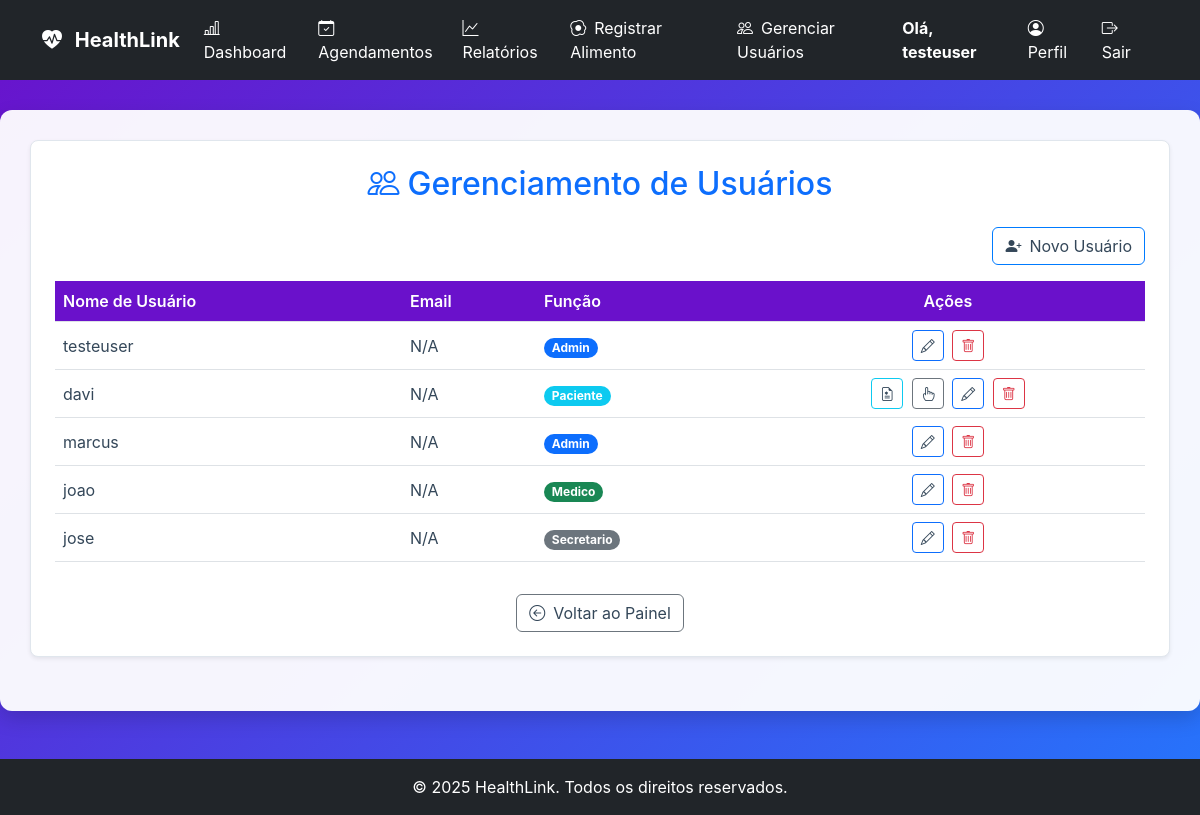
Page /gerenciar_usuarios (signed in) on the earlier database version.
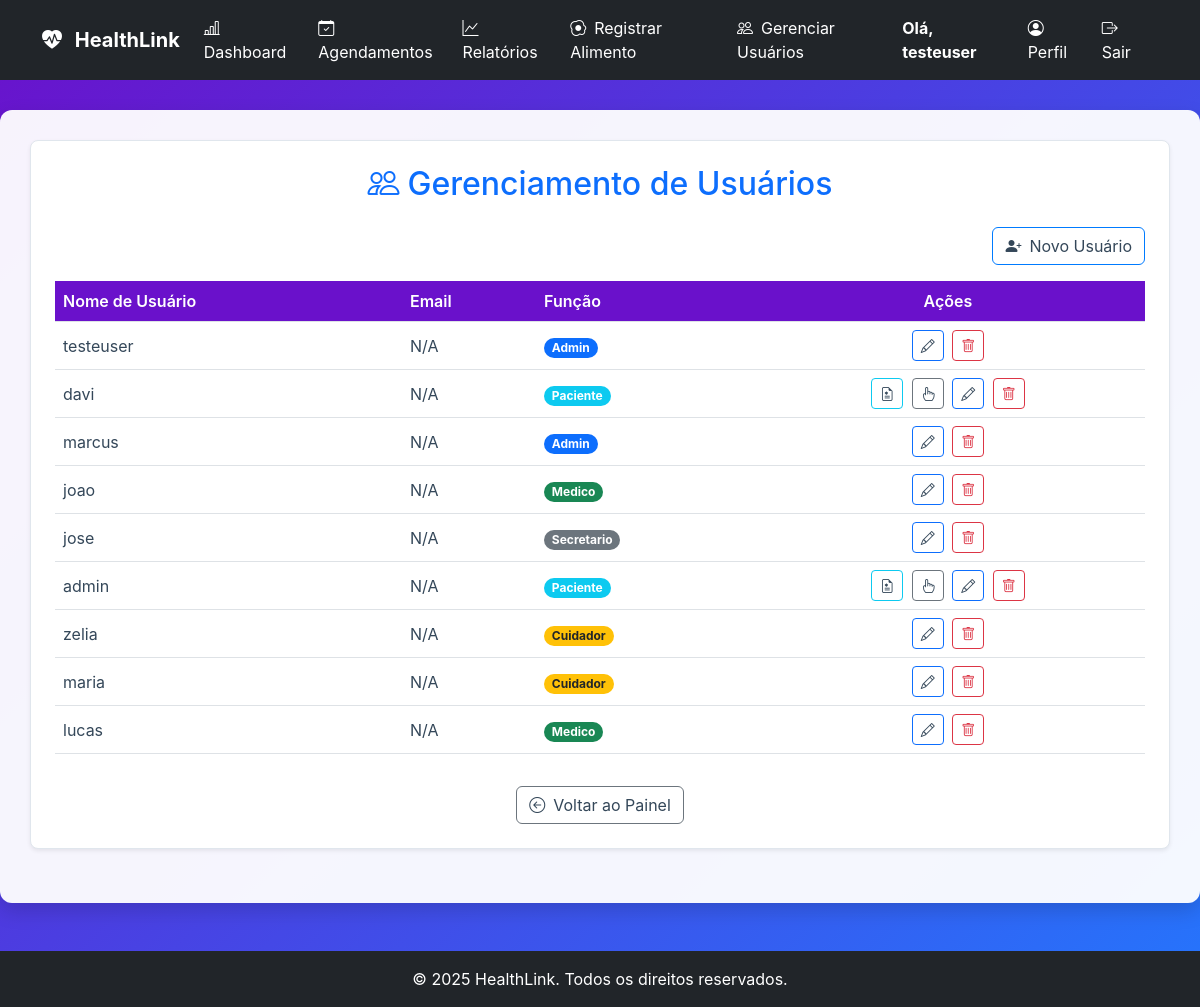
Same page on the later database version.
### tables this page shows
CREATE TABLE users (
                    id INTEGER PRIMARY KEY,
                    username TEXT UNIQUE NOT NULL,
                    password_hash TEXT NOT NULL,
                    role TEXT NOT NULL DEFAULT 'paciente',
                    email TEXT,
                    nome TEXT,
                    razao_ic REAL,
                    fator_sensibilidade REAL,
                    data_nascimento TEXT,
                    sexo TEXT
                , nome_completo TEXT, telefone TEXT, medico_id INTEGER, meta_glicemia INTEGER, documento TEXT, crm TEXT, especialidade TEXT, cns TEXT);

### app.py (the view)
@app.route('/gerenciar_usuarios')
@login_required
def gerenciar_usuarios():
    if not (current_user.is_admin or current_user.role == 'secretario'):
        flash('Acesso não autorizado.', 'danger')
        return redirect(url_for('dashboard'))
    usuarios = db_manager.carregar_todos_os_usuarios()
    return render_template('gerenciar_usuarios.html', usuarios=usuarios)

### app.py (called while the page is built)
@app.context_processor
def inject_now():
    return {'now': datetime.now}

### database_manager.py (called while the page is built)
    def get_db_connection(self):
        conn = sqlite3.connect(self.db_path)
        conn.execute("PRAGMA foreign_keys = ON;")
        conn.row_factory = sqlite3.Row
        return conn

    def carregar_usuario_por_id(self, user_id):
        conn = self.get_db_connection()
        user_data = conn.execute(
            "SELECT id, username, role, email, nome_completo, razao_ic, fator_sensibilidade, data_nascimento, sexo, telefone, medico_id FROM users WHERE id = ?",
            (user_id,)
        ).fetchone()
        conn.close()
        return dict(user_data) if user_data else None

    def carregar_todos_os_usuarios(self, perfil=None):
        conn = self.get_db_connection()
        cursor = conn.cursor()
        query = "SELECT id, username, role FROM users"
        params = ()
        if perfil:
            query += " WHERE role = ?" # Corrigi para 'role' ao invés de 'perfil'
            params = (perfil,)
        cursor.execute(query, params)
        usuarios = cursor.fetchall()
        conn.close()
        return [{'id': row['id'], 'username': row['username'], 'role': row['role']} for row in usuarios]

### models.py (called while the page is built)
    @property
    def is_admin(self):
        return self.role == 'admin'

    @property
    def is_paciente(self):
        return self.role == 'paciente' or self.role == 'user'

### templates/gerenciar_usuarios.html (shortened to what this page needs)
{% extends 'base.html' %}
{% block content %}
<div class="card p-4 shadow-sm mb-4">
    <h2 class="mb-4 text-center text-primary">
        <i class="bi bi-people me-2"></i>Gerenciamento de Usuários
    </h2>
    <div class="d-flex justify-content-end mb-3">
        <a href="{{ url_for('cadastro') }}" class="btn btn-primary">
            <i class="bi bi-person-plus-fill me-2"></i>Novo Usuário
        </a>
    </div>
    <div class="table-responsive">
        <table class="table table-hover align-middle">
            <thead>
                <tr>
                    <th>Nome de Usuário</th>
                    <th>Email</th>
                    <th>Função</th>
                    <th class="text-center">Ações</th>
                </tr>
            </thead>
            <tbody>
                {% for usuario in usuarios %}
                <tr>
                    <td>{{ usuario['username'] }}</td>
                    <td>{{ usuario.get('email', 'N/A') }}</td>
                    <td>
                        {% set role = usuario.get('role', 'padrão') %}
                        <span class="badge rounded-pill bg-{{
                            'success' if role == 'medico' else
                            'primary' if role == 'admin' else
                            'info' if role == 'paciente' or role == 'user' else
                            'warning text-dark' if role == 'cuidador' else
                            'secondary'
                        }}">
                            {{ role|capitalize }}
                        </span>
                    </td>
                    <td class="text-center actions-column">
                        {% if usuario.get('role') == 'user' or usuario.get('role') == 'paciente' %}
                        <a href="{{ url_for('ficha_acompanhamento', paciente_id=usuario['id']) }}"
                            class="btn btn-sm btn-outline-info me-1" title="Ficha Clínica">
                            <i class="bi bi-file-earmark-medical"></i>
                        </a>
                        <a href="{{ url_for('vincular_cuidador', username=usuario['username']) }}"
                            class="btn btn-sm btn-outline-secondary me-1" title="Vincular Cuidador">
                            <i class="bi bi-hand-index"></i>
                        </a>
                        {% endif %}
                        <a href="{{ url_for('editar_usuario', username=usuario['username']) }}"
                            class="btn btn-sm btn-outline-primary me-1" title="Editar Usuário">
                            <i class="bi bi-pencil"></i>
                        </a>
                        <form method="POST" action="{{ url_for('excluir_usuario', username=usuario['username']) }}"
                            style="display:inline;">
                            <button type="submit" class="btn btn-sm btn-outline-danger" title="Excluir Usuário"
                                onclick="return confirm('Tem certeza que deseja excluir o usuário {{ usuario.username }}?');">
                                <i class="bi bi-trash"></i>
                            </button>
                        </form>
                    </td>
                </tr>
                {% else %}
                <tr>
                    <td colspan="4" class="text-center py-4">Nenhum usuário cadastrado.</td>
                </tr>
                {% endfor %}
            </tbody>
        </table>
    </div>
    <div class="text-center">
        <a href="{{ url_for('dashboard_gestao') }}" class="btn btn-secondary mt-3">
            <i class="bi bi-arrow-left-circle me-2"></i>Voltar ao Painel
        </a>
    </div>
</div>
{% endblock %}

### templates/base.html (shortened to what this page needs)
<!DOCTYPE html>
<html lang="pt-br">
<head>
    <link href="https://cdn.jsdelivr.net/npm/bootstrap@5.3.0/dist/css/bootstrap.min.css" rel="stylesheet">
    <link href="https://cdn.jsdelivr.net/npm/bootstrap-icons/font/bootstrap-icons.css" rel="stylesheet">
    <link rel="stylesheet" href="https://cdnjs.cloudflare.com/ajax/libs/font-awesome/6.0.0-beta3/css/all.min.css">
    <link rel="stylesheet" href="{{ url_for('static', filename='css/style.css') }}">
</head>
<body>
    <nav class="navbar navbar-expand-lg navbar-dark bg-dark">
        <div class="container">
            <a class="navbar-brand fw-bold" href="{{ url_for('index') }}">
                <i class="bi bi-heart-pulse-fill me-2"></i> HealthLink
            </a>
            <div class="collapse navbar-collapse" id="navbarNav">
                <ul class="navbar-nav me-auto">
                    {% if current_user.is_authenticated %}
                    <li class="nav-item">
                        <a class="nav-link" href="{{ url_for('dashboard') }}">
                            <i class="bi bi-bar-chart-line me-2"></i>Dashboard
                        </a>
                    </li>
                    {% if current_user.is_paciente %}
                    <li class="nav-item">
                        <a class="nav-link" href="{{ url_for('registros') }}">
                            <i class="bi bi-journal-text me-2"></i>Meus Registros
                        </a>
                    </li>
                    <li class="nav-item">
                        <a class="nav-link" href="{{ url_for('relatorios.relatorios_page') }}">
                            <i class="bi bi-graph-up me-2"></i>Relatórios
                        </a>
                    </li>
                    <li class="nav-item">
                        <a class="nav-link" href="{{ url_for('registrar_glicemia') }}">
                            <i class="bi bi-droplet-fill me-2"></i>Registrar Glicemia
                        </a>
                    </li>
                    <li class="nav-item">
                        <a class="nav-link" href="{{ url_for('registrar_refeicao') }}">
                            <i class="bi bi-utensils me-2"></i>Registrar Refeição
                        </a>
                    </li>
                    <li class="nav-item">
                        <a class="nav-link" href="{{ url_for('minhas_consultas') }}">
                            <i class="bi bi-calendar-event me-2"></i>Minhas Consultas
                        </a>
                    </li>
                    {% elif current_user.role in ['medico', 'secretario', 'admin'] %}
                    <li class="nav-item">
                        <a class="nav-link" href="{{ url_for('gerenciar_agendamentos') }}">
                            <i class="bi bi-calendar-check me-2"></i>Agendamentos
                        </a>
                    </li>
                    <li class="nav-item">
                        <a class="nav-link" href="{{ url_for('relatorios.relatorios_page') }}">
                            <i class="bi bi-graph-up me-2"></i>Relatórios
                        </a>
                    </li>
                    {% if current_user.role in ['secretario', 'admin'] %}
                    <li class="nav-item">
                        <a class="nav-link" href="{{ url_for('registrar_alimento_redirect') }}">
                            <i class="bi bi-egg-fried me-2"></i>Registrar Alimento
                        </a>
                    </li>
                    <li class="nav-item">
                        <a class="nav-link" href="{{ url_for('gerenciar_usuarios') }}">
                            <i class="bi bi-people me-2"></i>Gerenciar Usuários
                        </a>
                    </li>
                    {% endif %}
                    {% endif %}
                    {% endif %}
                </ul>
                <ul class="navbar-nav">
                    {% if current_user.is_authenticated %}
                    <li class="nav-item me-3 d-flex align-items-center">
                        <span class="navbar-text text-white fw-bold">
                            Olá, {{ current_user.username or current_user.nome_completo }}
                        </span>
                    </li>
                    <li class="nav-item">
                        <a class="nav-link" href="{{ url_for('perfil_paciente', paciente_id=current_user.id) }}">
                            <i class="bi bi-person-circle me-2"></i>Perfil
                        </a>
                    </li>
                    <li class="nav-item">
                        <a class="nav-link text-danger" href="{{ url_for('logout') }}">
                            <i class="bi bi-box-arrow-right me-2"></i>Sair
                        </a>
                    </li>
                    {% endif %}
                </ul>
            </div>
        </div>
    </nav>
    <main id="main-content">
        <div class="container">
            {% block content %}
            {% endblock %}
        </div>
    </main>
    <footer class="text-white text-center py-3 mt-5 bg-dark">
        &copy; {{ now().year }} HealthLink. Todos os direitos reservados.
    </footer>
</body>
</html>

### static/css/style.css (style rules this page uses)
:root { --primary-color: #007bff; --accent-color: #6a11cb; --text-dark: #344759; --text-light: white; --gradient-bg: linear-gradient(135deg, #6a11cb 0%, #2575fc 100%); --success-color: #28a745; --danger-color: #dc3545; --info-color: #17a2b8; --shadow-sm: 0 2px 4px rgba(0, 0, 0, 0.1); --shadow-lg: 0 8px 20px rgba(0, 0, 0, 0.15); }
body, html { margin: 0; padding: 0; height: 100%; font-family: -apple-system, BlinkMacSystemFont, "Segoe UI", Roboto, "Helvetica Neue", Arial, sans-serif; color: var(--text-dark); }
#app-wrapper, body { background: var(--gradient-bg); min-height: 100vh; }
#main-content .container { background-color: rgba(255, 255, 255, 0.95); padding: 30px; border-radius: 12px; box-shadow: var(--shadow-lg); max-width: 1200px; width: 100%; margin-top: 30px; }
.navbar-nav .nav-link, .navbar-brand { color: var(--text-light) !important; }
h1, h2, h3 { color: var(--accent-color); margin-top: 0; margin-bottom: 20px; }
.card { background-color: white; border: 1px solid #e0e6ed; border-radius: 8px; box-shadow: var(--shadow-sm); padding: 20px; margin-bottom: 20px; }
.btn-primary { background-color: var(--primary-color); border-color: var(--primary-color); color: white; }
.table th { background-color: var(--accent-color); color: white; font-weight: bold; }
.table td { color: var(--text-dark); }
.card a, .card h6, .card p { color: var(--text-dark) !important; background: transparent !important; }
.table thead { background-color: #5d2590; }
.table th { color: white; font-weight: 600; }

Differences in the rows shown:
added users: username "admin", get "N/A", role "Paciente"
added users: username "zelia", get "N/A", role "Cuidador"
added users: username "maria", get "N/A", role "Cuidador"
added users: username "lucas", get "N/A", role "Medico"
